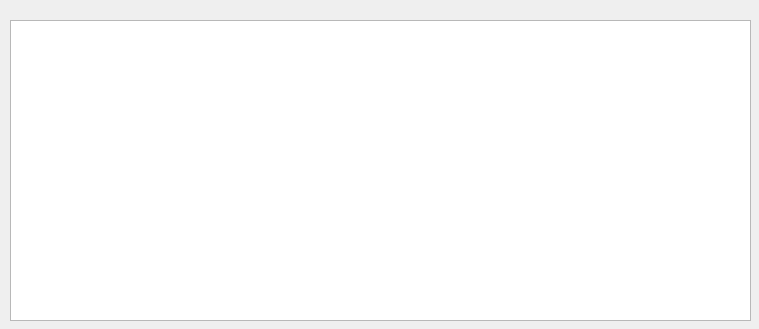
<?xml version="1.0" encoding="UTF-8"?>
<ui version="4.0">
 <class>historiquecaisse</class>
 <widget class="QDialog" name="historiquecaisse">
  <property name="geometry">
   <rect>
    <x>0</x>
    <y>0</y>
    <width>759</width>
    <height>329</height>
   </rect>
  </property>
  <property name="windowTitle">
   <string>Dialog</string>
  </property>
  <widget class="QTableView" name="tableView_historique">
   <property name="geometry">
    <rect>
     <x>10</x>
     <y>20</y>
     <width>741</width>
     <height>301</height>
    </rect>
   </property>
  </widget>
 </widget>
 <resources/>
 <connections/>
</ui>
